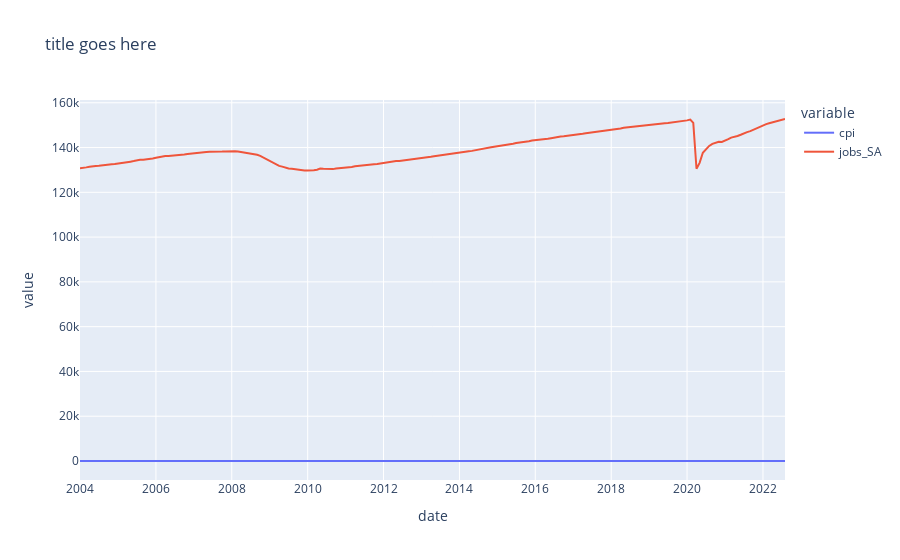

Write notebook code for a chart like this one.
### Code cell
fred_vars = fred_df.columns
print(fred_vars)
df = pd.merge(fred_df,df_panel, how = "inner", on="date")
fig = px.line(df, x="date", y=fred_vars, title='title goes here')
fig.show()

### Figure 1 — Plotly figure (JSON) as saved in the notebook; plotly's stock layout.template omitted (floating-point values rounded to 4 significant figures; data arrays with more than 128 entries replaced by an {"elided": "..."} marker saying what was removed)
{"data": [{"hovertemplate": "variable=cpi<br>date=%{x}<br>value=%{y}<extra></extra>", "legendgroup": "cpi", "line": {"color": "#636efa", "dash": "solid"}, "marker": {"symbol": "circle"}, "mode": "lines", "name": "cpi", "orientation": "v", "showlegend": true, "type": "scatter", "x": {"elided": "224 str values"}, "xaxis": "x", "y": {"elided": "224 float values"}, "yaxis": "y"}, {"hovertemplate": "variable=jobs_SA<br>date=%{x}<br>value=%{y}<extra></extra>", "legendgroup": "jobs_SA", "line": {"color": "#EF553B", "dash": "solid"}, "marker": {"symbol": "circle"}, "mode": "lines", "name": "jobs_SA", "orientation": "v", "showlegend": true, "type": "scatter", "x": {"elided": "224 str values"}, "xaxis": "x", "y": {"elided": "224 int values"}, "yaxis": "y"}], "layout": {"legend": {"title": {"text": "variable"}, "tracegroupgap": 0}, "title": {"text": "title goes here"}, "xaxis": {"anchor": "y", "domain": [0, 1], "title": {"text": "date"}}, "yaxis": {"anchor": "x", "domain": [0, 1], "title": {"text": "value"}}}}
